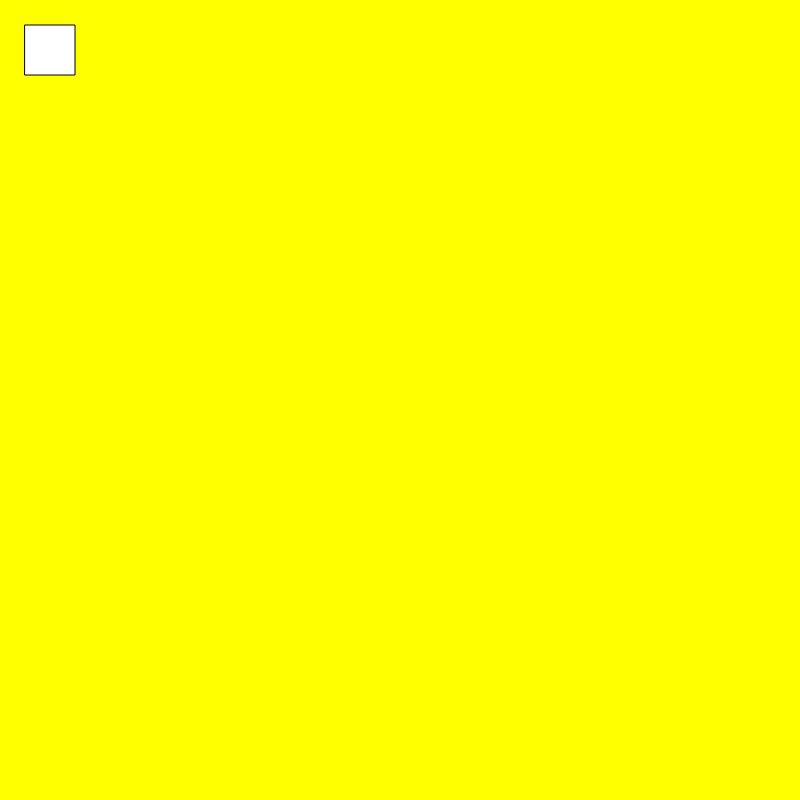
Frame 1 (no input)
Frame 60 (no input): identical to frame 1, image omitted
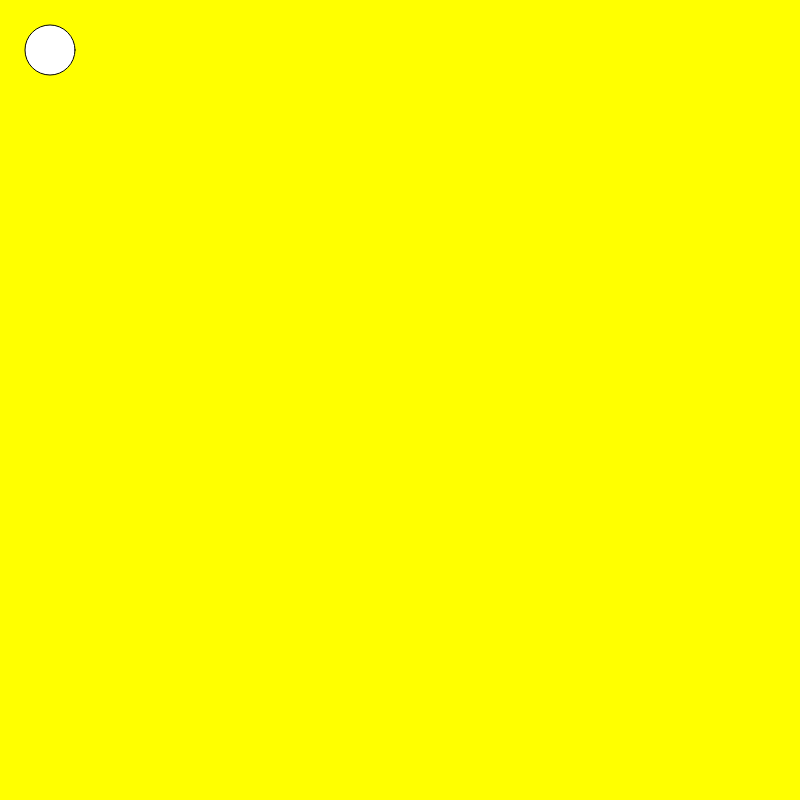
Frame 120 (the mouse pressed at the canvas centre since frame 60)

The p5.js sketch that drew these frames (run headless with seeded random() and noise() and a simulated clock; from frame 60 on, the mouse is pressed at the canvas centre):

// p5.js sketch
// ── sketch.js
function setup() {
  // put setup code here
  createCanvas(800,800) ;
}

function draw() {
  // put drawing code here
  background('yellow') ;


if (mouseIsPressed) {
  ellipse(50, 50, 50, 50);

} else {
    rect(25, 25, 50, 50);
  }
}

function mouseIsPressed() {
  console.log(mouseX + ", " + mouseY) ;
}
